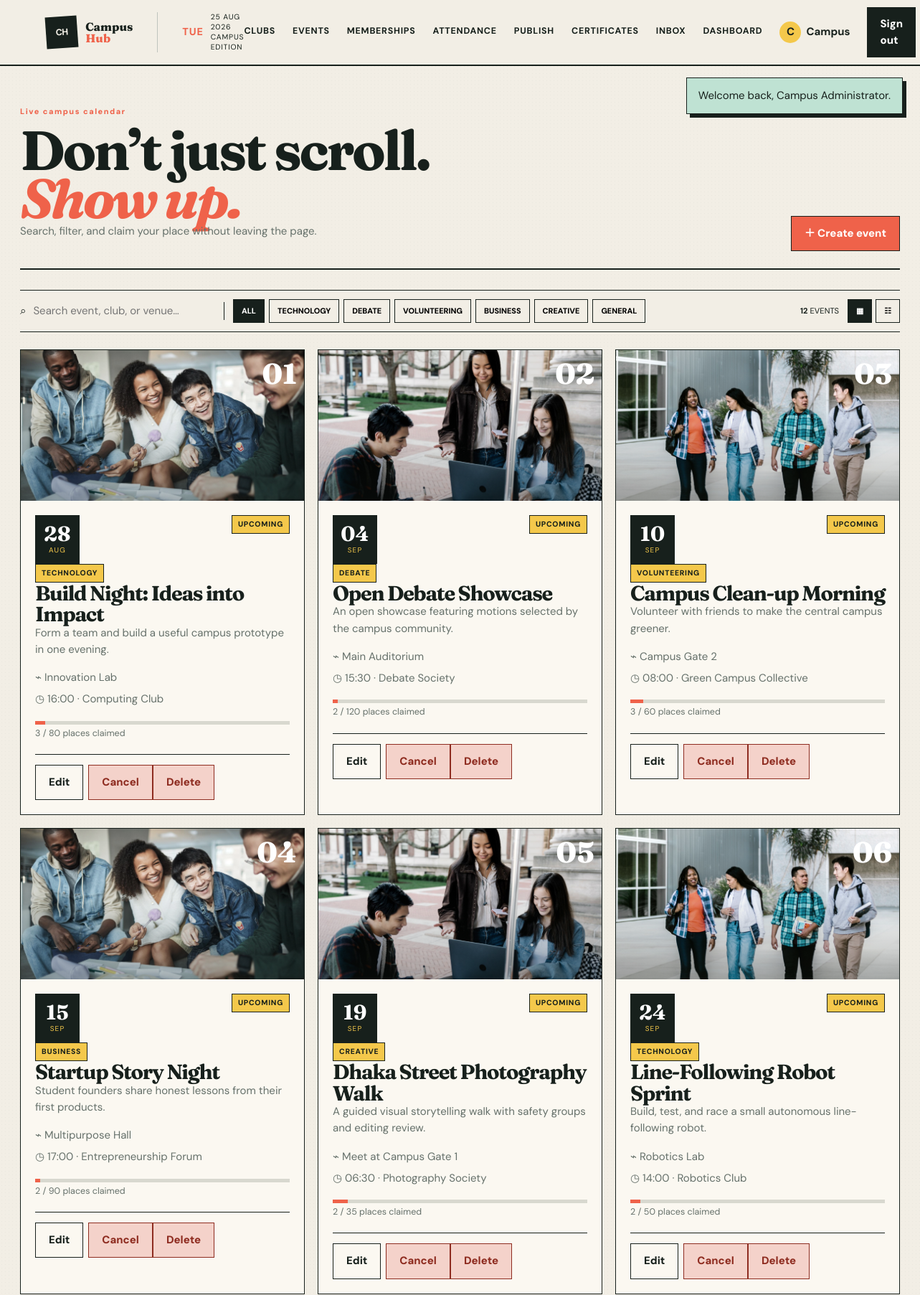
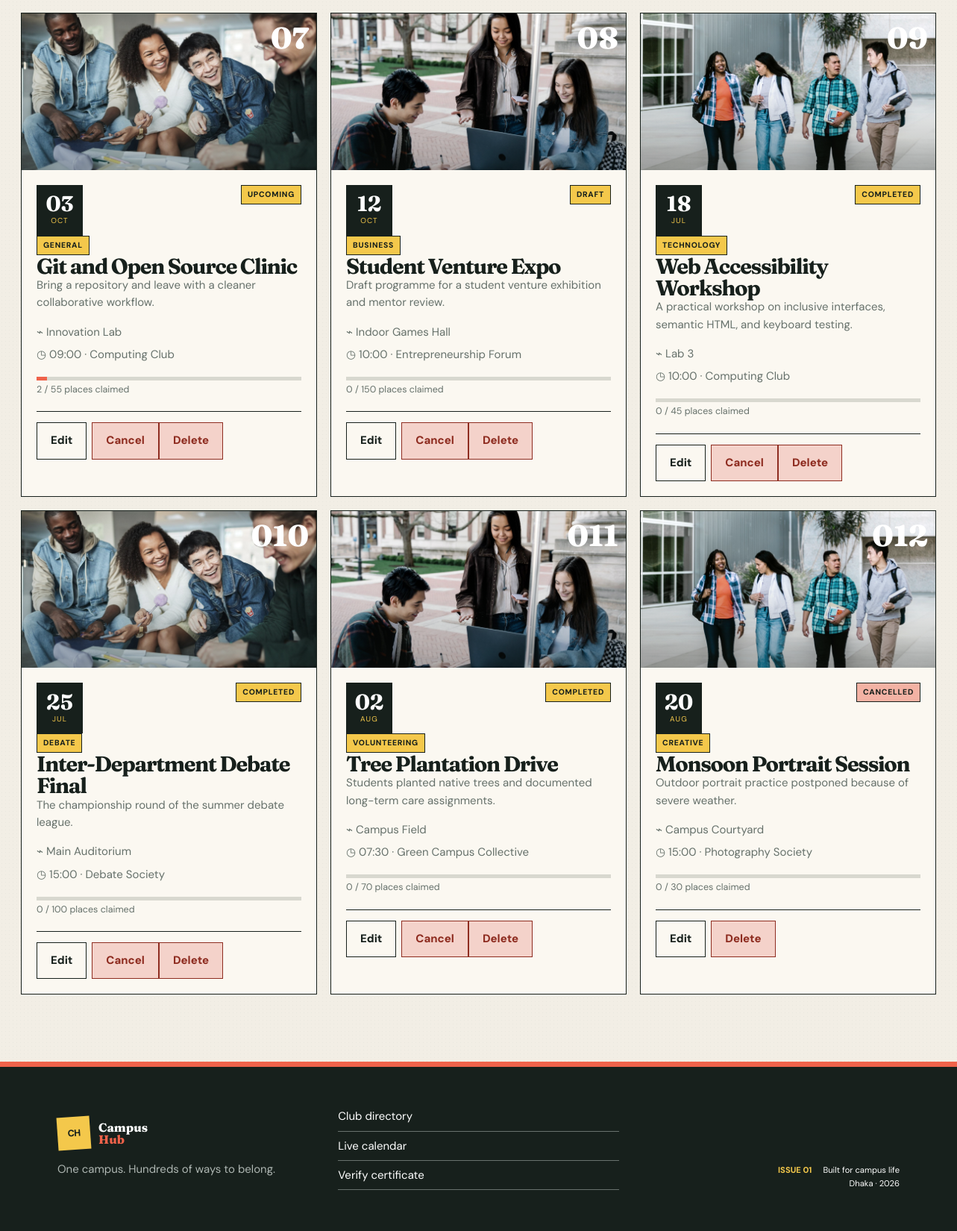
The app's page /events.php (signed in) with its own data (2 pictures, top to bottom).
### tables this page shows
CREATE TABLE events (
  event_id BIGINT UNSIGNED AUTO_INCREMENT PRIMARY KEY,
  club_id BIGINT UNSIGNED NOT NULL,
  created_by_user_id BIGINT UNSIGNED NOT NULL,
  title VARCHAR(180) NOT NULL,
  description TEXT NOT NULL,
  event_category VARCHAR(80) NOT NULL,
  event_date DATE NOT NULL,
  start_time TIME NOT NULL,
  end_time TIME NULL,
  venue VARCHAR(180) NOT NULL,
  maximum_participants INT UNSIGNED NOT NULL,
  registration_deadline DATE NULL,
  poster VARCHAR(255) NULL,
  status ENUM('Draft','Upcoming','Ongoing','Completed','Cancelled') NOT NULL DEFAULT 'Draft',
  created_at TIMESTAMP NOT NULL DEFAULT CURRENT_TIMESTAMP,
  updated_at TIMESTAMP NOT NULL DEFAULT CURRENT_TIMESTAMP ON UPDATE CURRENT_TIMESTAMP,
  CONSTRAINT fk_event_club FOREIGN KEY (club_id) REFERENCES clubs(club_id) ON DELETE CASCADE,
  CONSTRAINT fk_event_creator FOREIGN KEY (created_by_user_id) REFERENCES users(user_id),
  CONSTRAINT chk_event_capacity CHECK (maximum_participants > 0),
  CONSTRAINT chk_event_deadline CHECK (registration_deadline IS NULL OR registration_deadline <= event_date),
  INDEX idx_event_discovery (status, event_date, event_category)
);

CREATE TABLE clubs (
  club_id BIGINT UNSIGNED AUTO_INCREMENT PRIMARY KEY,
  club_name VARCHAR(140) NOT NULL UNIQUE,
  description TEXT NOT NULL,
  category VARCHAR(80) NOT NULL,
  logo VARCHAR(255) NULL,
  contact_information VARCHAR(190) NULL,
  status ENUM('Pending','Active','Suspended') NOT NULL DEFAULT 'Pending',
  created_at TIMESTAMP NOT NULL DEFAULT CURRENT_TIMESTAMP,
  INDEX idx_club_category_status (category, status)
);

### config/database.php (called while the page is built, shortened)
<?php
function db(): PDO
{
    static $pdo = null;
    if ($pdo instanceof PDO) {
        return $pdo;
    }
    $dsn = sprintf('mysql:host=%s;port=%s;dbname=%s;charset=utf8mb4', DB_HOST, DB_PORT, DB_NAME);
    try {
        $pdo = new PDO($dsn, DB_USER, DB_PASS, [
            PDO::ATTR_ERRMODE => PDO::ERRMODE_EXCEPTION,
            PDO::ATTR_DEFAULT_FETCH_MODE => PDO::FETCH_ASSOC,
            PDO::ATTR_EMULATE_PREPARES => false,
        ]);
    } catch (PDOException $exception) {
        http_response_code(500);
        exit('Database connection failed. Import database/schema.sql and database/seed.sql in phpMyAdmin, then check config/database.php.');
    }
    return $pdo;
}

### includes/functions.php (called while the page is built, shortened)
<?php
function e(?string $value): string
{
    return htmlspecialchars($value ?? '', ENT_QUOTES, 'UTF-8');
}
function user(): ?array
{
    return $_SESSION['user'] ?? null;
}
function is_admin(): bool
{
    return (user()['role'] ?? '') === 'Admin';
}
function can_manage_club(int $clubId): bool
{
    if (is_admin()) {
        return true;
    }
    $marks = implode(',', array_fill(0, count(executive_roles()), '?'));
    $sql = "SELECT 1 FROM club_membership WHERE student_user_id = ? AND club_id = ? AND approval_status = 'Approved' AND membership_status = 'Active' AND member_role IN ($marks)";
    $stmt = db()->prepare($sql);
    $stmt->execute(array_merge([(int) user()['user_id'], $clubId], executive_roles()));
    return (bool) $stmt->fetchColumn();
}

### events.php (the view, shortened to what this page needs)
<?php
$manageable=[];
if(user()){
    if(is_admin()){$manageable=db()->query("SELECT club_id,club_name FROM clubs WHERE status='Active' ORDER BY club_name")->fetchAll();}
}
$events=db()->query("SELECT e.*,c.club_name,COUNT(CASE WHEN er.registration_status='Registered' THEN 1 END) registration_count FROM events e JOIN clubs c ON c.club_id=e.club_id LEFT JOIN event_registration er ON er.event_id=e.event_id GROUP BY e.event_id ORDER BY FIELD(e.status,'Upcoming','Ongoing','Draft','Completed','Cancelled'),e.event_date,e.start_time")->fetchAll();
$categories=array_values(array_unique(array_column($events,'event_category')));
$eventImages=['assets/images/club-collaboration.jpg','assets/images/campus-study.jpg','assets/images/campus-walk.jpg'];
$pageTitle='Events';require __DIR__.'/includes/header.php';
?>
<section class="page-shell">
<div class="page-head"><div><span class="eyebrow">Live campus calendar</span><h2>Don’t just scroll.<br><span class="accent-script">Show up.</span></h2><p>Search, filter, and claim your place without leaving the page.</p></div><?php if($manageable):?><a class="button button-primary" href="events.php?new=1">＋ Create event</a><?php endif;?></div>
<div class="filter-bar" data-filter-scope="events"><label class="search-field"><span>⌕</span><input type="search" data-live-search placeholder="Search event, club, or venue…"></label><div class="filter-chips"><button class="filter-chip active" data-filter="all">All</button><?php foreach($categories as $category):?><button class="filter-chip" data-filter="<?=e(strtolower($category))?>"><?=e($category)?></button><?php endforeach;?></div><span class="result-count"><strong data-result-count><?=count($events)?></strong> events</span><div class="view-toggle" aria-label="Event view"><button class="active" data-view="grid" title="Grid view" aria-label="Grid view">▦</button><button data-view="list" title="List view" aria-label="List view">☷</button></div></div>
<div class="grid dynamic-grid" data-filter-grid data-event-view><?php foreach($events as $i=>$event):$percent=min(100,round(((int)$event['registration_count']/(int)$event['maximum_participants'])*100));?><article class="card event-card reveal" data-filter-item data-category="<?=e(strtolower($event['event_category']))?>" data-search="<?=e(strtolower($event['title'].' '.$event['club_name'].' '.$event['venue'].' '.$event['event_category']))?>"><div class="event-cover"><img src="<?=e($eventImages[$i%count($eventImages)])?>" alt=""><span class="cover-index">0<?=$i+1?></span></div><div class="card-content"><div class="event-card-head"><div class="event-date-block"><strong><?=e(date('d',strtotime($event['event_date'])))?></strong><span><?=e(strtoupper(date('M',strtotime($event['event_date']))))?></span></div><span class="badge <?=$event['status']==='Cancelled'?'badge-danger':''?>"><?=e($event['status'])?></span></div><span class="card-tag"><?=e($event['event_category'])?></span><h3><?=e($event['title'])?></h3><p class="muted clamp"><?=e($event['description'])?></p><div class="detail-list"><span>⌁ <?=e($event['venue'])?></span><span>◷ <?=e(substr((string)$event['start_time'],0,5))?> · <?=e($event['club_name'])?></span></div><div class="capacity"><span style="width:<?=$percent?>%"></span></div><small class="muted"><span data-registration-count><?=(int)$event['registration_count']?></span> / <?=(int)$event['maximum_participants']?> places claimed</small><div class="card-footer"><?php if(user()&&can_manage_club((int)$event['club_id'])):?><div class="actions"><a class="button button-quiet" href="events.php?edit=<?=$event['event_id']?>">Edit</a><form method="post"><?php if($event['status']!=='Cancelled'):?><button class="button button-danger" name="action" value="cancel" data-confirm="Cancel this event?">Cancel</button><?php endif;?><button class="button button-danger" name="action" value="delete" data-confirm="Permanently delete this event?">Delete</button></form></div><?php endif;?></div></div></article><?php endforeach;?></div>
</section>
<?php require __DIR__.'/includes/footer.php';?>

### assets/style.css (style rules this page uses)
:root { --paper:#f2eee5;--cream:#fbf8f1;--ink:#17201c;--muted:#66716b;--line:#bfc4bd;--coral:#ef624a;--sun:#f4c84b;--green:#27745a;--blue:#6a8fb8;--white:#fff;--shadow:0 18px 48px rgba(23,32,28,.12) }
* { box-sizing:border-box }
html { scroll-behavior:smooth }
body { margin:0;background:var(--paper);background-image:radial-gradient(rgba(23,32,28,.035) .7px,transparent .7px);background-size:5px 5px;color:var(--ink);font:15px/1.55 "DM Sans",sans-serif }
h1,h2,h3 { font-family:Fraunces,serif;line-height:1.02;letter-spacing:-.045em;margin:0 }
p { margin:0 0 1rem }
a { color:inherit;text-decoration:none }
button,input,select,textarea { font:inherit }
.muted { color:var(--muted) }
.button { border:0;padding:12px 18px;display:inline-flex;align-items:center;justify-content:center;font-weight:800;cursor:pointer;transition:transform .18s,box-shadow .18s }
.button-coral,.button-primary { background:var(--coral);color:white;border:1px solid var(--ink) }
.button-quiet { background:transparent;border:1px solid var(--ink) }
.button-danger { background:#f4d2ca;color:#8e2c20;border:1px solid #8e2c20 }
.lead-photo img,.story-image img,.auth-visual img,.club-cover img,.event-cover img { width:100%;height:100%;object-fit:cover;display:block;filter:saturate(.78) contrast(1.06) }
.capacity { height:5px;background:#d8d8cf;margin-top:18px }
.capacity span { display:block;height:100%;background:var(--coral) }
.page-shell { max-width:1320px;margin:auto;padding:55px 28px 90px }
.page-head { display:flex;justify-content:space-between;align-items:end;border-bottom:2px solid var(--ink);padding-bottom:24px;margin-bottom:28px }
.page-head h2 { font-size:clamp(3rem,6vw,6.6rem);line-height:.87 }
.page-head h2 .accent-script { color:var(--coral);font-style:italic }
.page-head p { color:var(--muted);max-width:600px }
.eyebrow { font-size:.68rem;font-weight:800;letter-spacing:.14em;color:var(--coral);display:block;margin-bottom:13px }
.grid { display:grid;grid-template-columns:repeat(3,1fr);gap:18px }
.card { background:var(--cream);border:1px solid var(--ink);padding:22px;position:relative }
.card h3 { font-size:1.8rem }
.card-tag,.badge { display:inline-block;padding:4px 8px;background:var(--sun);border:1px solid var(--ink);font-size:.65rem;font-weight:800;text-transform:uppercase;letter-spacing:.07em }
.badge-danger { background:#f3b2a4 }
.card-footer { border-top:1px solid var(--ink);margin-top:18px;padding-top:14px;display:flex;justify-content:space-between;align-items:center;gap:10px }
.detail-list { display:grid;gap:7px;color:var(--muted);margin:15px 0 }
.clamp { display:-webkit-box;-webkit-line-clamp:3;-webkit-box-orient:vertical;overflow:hidden }
.club-card,.event-card { padding:0;overflow:hidden }
.club-cover,.event-cover { height:210px;position:relative }
.club-cover:after,.event-cover:after { content:"";position:absolute;inset:0;background:linear-gradient(0deg,rgba(23,32,28,.3),transparent 60%) }
.cover-index { position:absolute;right:10px;top:8px;font:800 2.5rem Fraunces;color:white;z-index:2 }
.card-content { padding:20px }
.event-card-head { display:flex;justify-content:space-between;align-items:start }
.event-date-block { width:62px;height:68px;display:grid;place-content:center;text-align:center;background:var(--ink);color:white }
.event-date-block strong { font:700 1.8rem/1 Fraunces }
.event-date-block span { font-size:.62rem;color:var(--sun);letter-spacing:.12em }
.filter-bar { display:flex;align-items:center;gap:12px;border-block:1px solid var(--ink);padding:12px 0;margin-bottom:24px;position:sticky;top:92px;background:var(--paper);z-index:20 }
.search-field { display:flex;align-items:center;gap:8px;min-width:285px;border-right:1px solid var(--ink);padding-right:15px }
.search-field input { border:0;background:transparent;outline:0;width:100% }
.filter-chips { display:flex;gap:6px;overflow-x:auto }
.filter-chip,.view-toggle button { border:1px solid var(--ink);background:transparent;padding:7px 11px;font-size:.68rem;font-weight:800;text-transform:uppercase;cursor:pointer }
.filter-chip.active,.filter-chip:hover,.view-toggle button.active { background:var(--ink);color:white }
.result-count { margin-left:auto;font-size:.7rem;text-transform:uppercase }
.view-toggle { display:flex;gap:5px }
.actions { display:flex;gap:7px;flex-wrap:wrap }
.reveal { opacity:1;transform:none;transition:transform .28s ease,box-shadow .28s ease }

### records on screen
events: event_date "28", event_date "AUG", status "UPCOMING", event_category "TECHNOLOGY", title "Build Night: Ideas into Impact", description "Form a team and build a useful campus prototype in one evening.", venue "Innovation Lab", start_time "16:00", club.club_name "Computing Club", $percent 4 (drawn), registration_count "3", maximum_participants "80", shows "Cancel"
events: event_date "04", event_date "SEP", status "UPCOMING", event_category "DEBATE", title "Open Debate Showcase", description "An open showcase featuring motions selected by the campus community.", venue "Main Auditorium", start_time "15:30", club.club_name "Debate Society", registration_count "2", maximum_participants "120", shows "Cancel"
events: event_date "10", event_date "SEP", status "UPCOMING", event_category "VOLUNTEERING", title "Campus Clean-up Morning", description "Volunteer with friends to make the central campus greener.", venue "Campus Gate 2", start_time "08:00", club.club_name "Green Campus Collective", $percent 5 (drawn), registration_count "3", maximum_participants "60", shows "Cancel"
events: event_date "15", event_date "SEP", status "UPCOMING", event_category "BUSINESS", title "Startup Story Night", description "Student founders share honest lessons from their first products.", venue "Multipurpose Hall", start_time "17:00", club.club_name "Entrepreneurship Forum", registration_count "2", maximum_participants "90", shows "Cancel"
events: event_date "19", event_date "SEP", status "UPCOMING", event_category "CREATIVE", title "Dhaka Street Photography Walk", description "A guided visual storytelling walk with safety groups and editing review.", venue "Meet at Campus Gate 1", start_time "06:30", club.club_name "Photography Society", $percent 6 (drawn), registration_count "2", maximum_participants "35", shows "Cancel"
events: event_date "24", event_date "SEP", status "UPCOMING", event_category "TECHNOLOGY", title "Line-Following Robot Sprint", description "Build, test, and race a small autonomous line-following robot.", venue "Robotics Lab", start_time "14:00", club.club_name "Robotics Club", $percent 4 (drawn), registration_count "2", maximum_participants "50", shows "Cancel"
events: event_date "03", event_date "OCT", status "UPCOMING", event_category "GENERAL", title "Git and Open Source Clinic", description "Bring a repository and leave with a cleaner collaborative workflow.", venue "Innovation Lab", start_time "09:00", club.club_name "Computing Club", $percent 4 (drawn), registration_count "2", maximum_participants "55", shows "Cancel"
events: event_date "12", event_date "OCT", status "DRAFT", event_category "BUSINESS", title "Student Venture Expo", description "Draft programme for a student venture exhibition and mentor review.", venue "Indoor Games Hall", start_time "10:00", club.club_name "Entrepreneurship Forum", registration_count "0", maximum_participants "150", shows "Cancel"
events: event_date "18", event_date "JUL", status "COMPLETED", event_category "TECHNOLOGY", title "Web Accessibility Workshop", description "A practical workshop on inclusive interfaces, semantic HTML, and keyboard testing.", venue "Lab 3", start_time "10:00", club.club_name "Computing Club", registration_count "0", maximum_participants "45", shows "Cancel"
events: event_date "25", event_date "JUL", status "COMPLETED", event_category "DEBATE", title "Inter-Department Debate Final", description "The championship round of the summer debate league.", venue "Main Auditorium", start_time "15:00", club.club_name "Debate Society", registration_count "0", maximum_participants "100", shows "Cancel"
events: event_date "02", event_date "AUG", status "COMPLETED", event_category "VOLUNTEERING", title "Tree Plantation Drive", description "Students planted native trees and documented long-term care assignments.", venue "Campus Field", start_time "07:30", club.club_name "Green Campus Collective", registration_count "0", maximum_participants "70", shows "Cancel"
events: event_date "20", event_date "AUG", status "CANCELLED", event_category "CREATIVE", title "Monsoon Portrait Session", description "Outdoor portrait practice postponed because of severe weather.", venue "Campus Courtyard", start_time "15:00", club.club_name "Photography Society", registration_count "0", maximum_participants "30"

### other values on screen
substr($currentUser['full_name'],0,1) "C"
explode(' ',$currentUser['full_name'])[0] "Campus"
$message['message'] "Welcome back, Campus Administrator."
$category "TECHNOLOGY"
$category "DEBATE"
$category "VOLUNTEERING"
$category "BUSINESS"
$category "CREATIVE"
$category "GENERAL"
count($events) "12"
